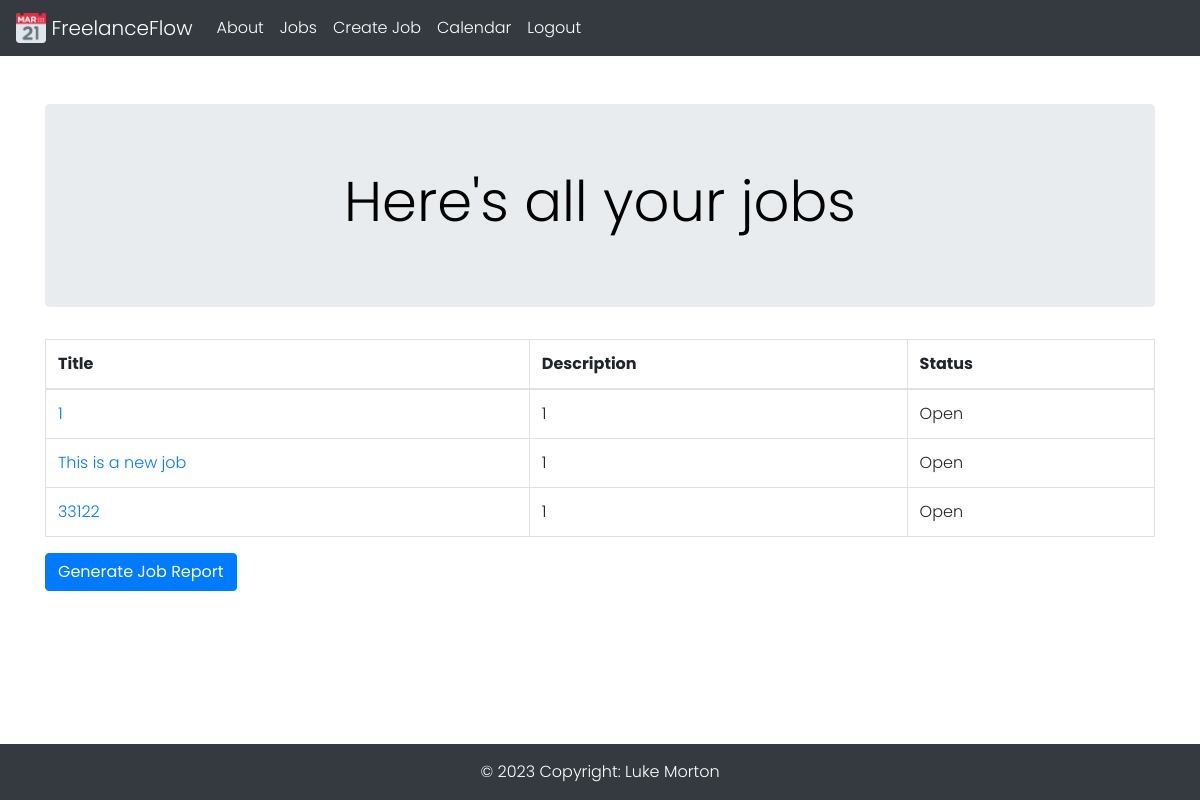
The page /jobs (signed in) on the database as committed earlier.
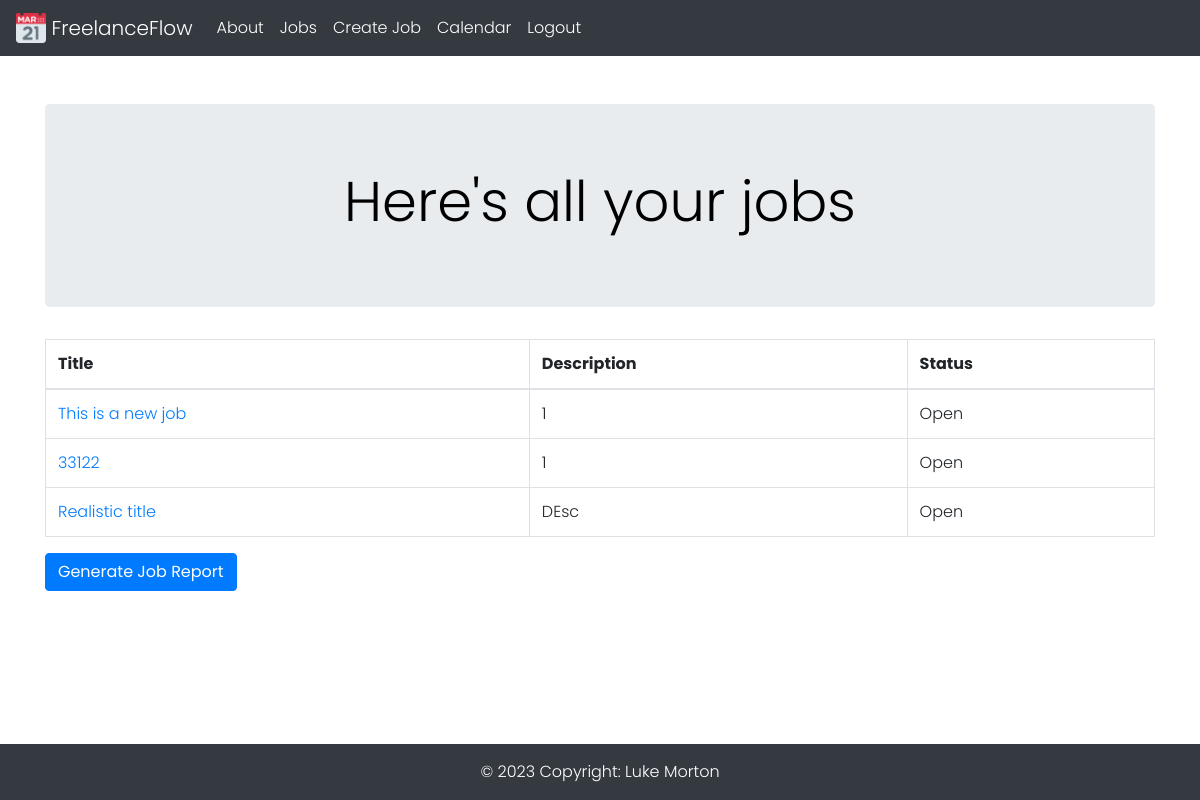
The same page on the database as committed later.
### tables this page shows
CREATE TABLE Jobs (
    jobid INTEGER PRIMARY KEY AUTOINCREMENT,
    title TEXT NOT NULL,
    description TEXT NOT NULL,
    datecreated TEXT NOT NULL,
    deadline TEXT NOT NULL,
    status TEXT NOT NULL,
    quotation REAL NOT NULL,
    createdby INTEGER,
    FOREIGN KEY (createdby) REFERENCES Users(userid)
);

### application.py (the view)
@app.route('/jobs')
@login_required
def jobs():
    conn = database_connection()
    Jobs = conn.execute('SELECT * FROM Jobs WHERE createdby = ?', (current_user.id,)).fetchall()
    conn.close()
    if not Jobs:
        flash('Create your first job here!')
        return redirect(url_for('createjob'))
    else:
        return render_template('jobs.html', Jobs=Jobs)

### application.py (called while the page is built)
def database_connection():
    conn = sqlite3.connect('freelanceflow.db')
    conn.row_factory = sqlite3.Row
    return conn

@login_manager.user_loader
def load_user(user_id):
    conn = database_connection()
    user_data = conn.execute('SELECT * FROM Users WHERE userid = ?', (user_id,)).fetchone()
    conn.close()
    if user_data is None:
        return None
    user = User(user_data['userid'], user_data['emailaddress'], user_data['password'], user_data['firstname'], user_data['lastname'], user_data['username'], user_data['accounttype'])
    return user

### templates/jobs.html (shortened to what this page needs)
{% extends 'base.html' %}
{% block jumbotron_title %} Here's all your jobs {% endblock %}
{% block content %}
    <div class="container">
        <table class="table table-bordered table-hover">
            <thead>
                <tr>
                    <th>Title</th>
                    <th>Description</th>
                    <th>Status</th>
                </tr>
            </thead>
            <tbody>
                {% for Job in Jobs %}
                    <tr>
                        <td><a href="{{ url_for('job', job_id=Job['jobid']) }}">{{ Job['title'] }}</a></td>
                        <td>{{ Job['description'] }}</td>
                        <td>{{ Job['status'] }}</td>
                    </tr>
                {% endfor %}
            </tbody>
        </table>
        <a href="{{ url_for('generate_report') }}" class="btn btn-primary">Generate Job Report</a>
    </div>
{% endblock %}

### templates/base.html (shortened to what this page needs)
<!doctype html>
<html lang="en">
  <head>
    <link rel="stylesheet" href="https://cdn.jsdelivr.net/npm/bootstrap@4.4.1/dist/css/bootstrap.min.css">
    <link rel="stylesheet" href="../../static/css/style.css">
  </head>
  <body>
    <nav class="navbar navbar-expand-md navbar-dark bg-dark">
        <a class="navbar-brand" href="{{ url_for('index')}}">
          <img src="../../static/images/logo.png" width="30" height="30" class="d-inline-block align-top" alt="FreelanceFlow Logo">
          FreelanceFlow
        </a>
        <div class="collapse navbar-collapse" id="navbarNav">
            <ul class="navbar-nav">
              {% if current_user.is_authenticated %}
                <li class="nav-item active">
                  <a class="nav-link" href="{{ url_for('about')}}">About</a>
                </li>
                <li class="nav-item active">
                  <a class="nav-link" href="{{ url_for('jobs')}}">Jobs</a>
                </li>
                <li class="nav-item active">
                  <a class="nav-link" href="{{ url_for('createjob')}}">Create Job</a>
                </li>
                <li class="nav-item active">
                  <a class="nav-link" href="{{ url_for('calendar')}}">Calendar</a>
                </li>
                <li class="nav-item active">
                  <a class="nav-link" href="{{ url_for('logout')}}">Logout</a>
                </li>
              {% endif %}
            </ul>
        </div>
    </nav>
    <div class="content">
      <div class="container mt-5">
          <div class="jumbotron text-center">
              <h1 class="display-4">{% block jumbotron_title %}{% endblock %}</h1>
          </div>
      </div>
      {% block content %} {% endblock %}
    </div>
    <footer class="bg-dark text-white text-center text-lg-start fixed-bottom">
      <div class="text-center p-3">
        © 2023 Copyright: Luke Morton
      </div>
    </footer>
  </body>
</html>

### static/css/style.css (style rules this page uses)
* { margin: 0 }
html, body { width: 100%; }
body { background-color: rgb(255, 255, 255); font-family: 'Poppins', sans-serif; font-weight: 300; padding-bottom: 120px; }
h1 { color: rgb(0, 0, 0); text-align: center; }

Rows that differ between the two databases and show on the page:
removed Jobs: title "1", description "1", status "Open"
added Jobs: title "Realistic title", description "DEsc", status "Open"
